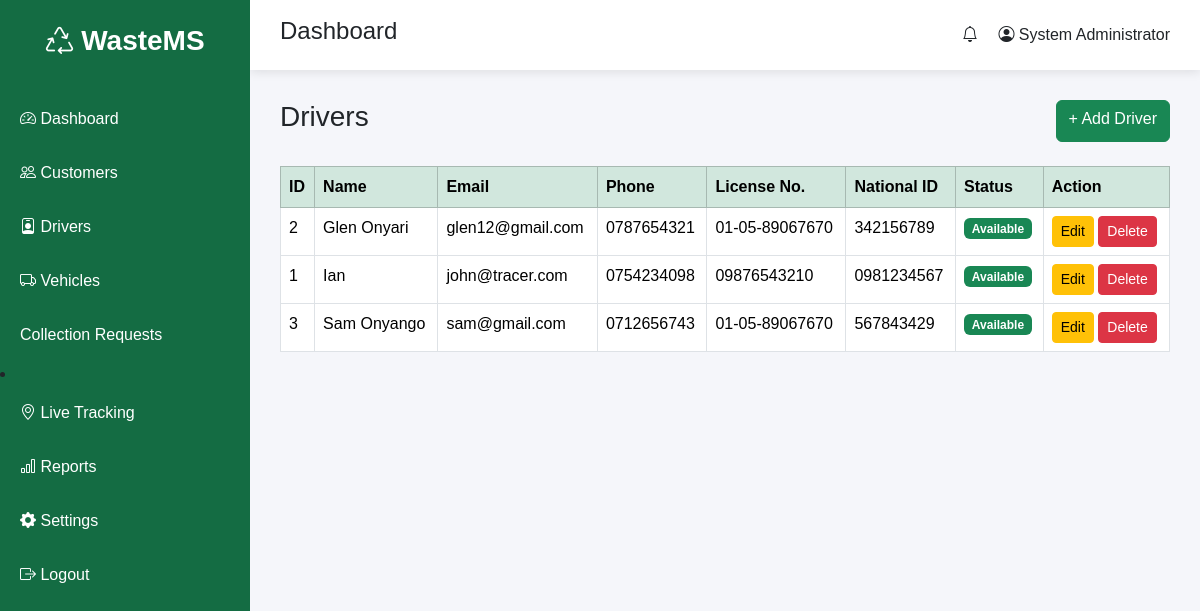
Screenshot of /admin/drivers.php (signed in) with the database file from the repository.
### tables this page shows
CREATE TABLE `drivers` (
  `driver_id` int(11) NOT NULL,
  `user_id` int(11) DEFAULT NULL,
  `license_number` varchar(100) DEFAULT NULL,
  `national_id` varchar(20) NOT NULL,
  `status` enum('Available','Busy','Off Duty') DEFAULT 'Available'
);

CREATE TABLE `users` (
  `user_id` int(11) NOT NULL,
  `full_name` varchar(100) NOT NULL,
  `email` varchar(100) NOT NULL,
  `phone` varchar(20) DEFAULT NULL,
  `password` varchar(255) NOT NULL,
  `role` enum('admin','driver','customer') NOT NULL,
  `status` enum('Active','Inactive') DEFAULT 'Active',
  `created_at` timestamp NOT NULL DEFAULT current_timestamp()
);

### admin/drivers.php (the view)
<?php
include "includes/header.php";
$result = mysqli_query($conn,"
SELECT drivers.driver_id,
       users.full_name,
       users.email,
       users.phone,
       drivers.license_number,
       drivers.national_id,
       drivers.status
FROM drivers
JOIN users ON drivers.user_id = users.user_id
ORDER BY users.full_name ASC
");
?>
<?php include "includes/sidebar.php"; ?>
<?php include "includes/topbar.php"; ?>
<div class="content">
<div class="d-flex justify-content-between mb-4">
<h3>Drivers</h3>
<a href="add_driver.php" class="btn btn-success">
    + Add Driver
</a>
</div>
<table class="table table-bordered table-hover">
<thead class="table-success">
<tr>
<th>ID</th>
<th>Name</th>
<th>Email</th>
<th>Phone</th>
<th>License No.</th>
<th>National ID</th>
<th>Status</th>
<th>Action</th>
</tr>
</thead>
<tbody>
<?php while($row=mysqli_fetch_assoc($result)){ ?>
<tr>
<td><?= $row['driver_id']; ?></td>
<td><?= htmlspecialchars($row['full_name']); ?></td>
<td><?= htmlspecialchars($row['email']); ?></td>
<td><?= htmlspecialchars($row['phone']); ?></td>
<td><?= htmlspecialchars($row['license_number']); ?></td>
<td><?= htmlspecialchars($row['national_id']); ?></td>
<td>
<span class="badge bg-success">
<?= htmlspecialchars($row['status']); ?>
</span>
</td>
<td>
<a href="edit_driver.php?id=<?= $row['driver_id']; ?>"
class="btn btn-warning btn-sm">
Edit
</a>
<a href="delete_driver.php?id=<?= $row['driver_id']; ?>"
class="btn btn-danger btn-sm"
onclick="return confirm('Delete this driver?')">
Delete
</a>
</td>
</tr>
<?php } ?>
</tbody>
</table>
</div>
<?php include "includes/footer.php"; ?>

### assets/css/admin.css (style rules this page uses)
body { margin:0; background:#f5f6fa; font-family:Arial; }
.content { margin-left:250px; padding:30px; }

### rows the page displays
drivers: driver_id "2", user.full_name "Glen Onyari", user.email "glen12@gmail.com", user.phone "0787654321", license_number "01-05-89067670", national "342156789", status "Available"
drivers: driver_id "1", user.full_name "Ian", user.email "john@tracer.com", user.phone "0754234098", license_number "09876543210", national "0981234567", status "Available"
drivers: driver_id "3", user.full_name "Sam Onyango", user.email "sam@gmail.com", user.phone "0712656743", license_number "01-05-89067670", national "567843429", status "Available"

### other values shown
$_SESSION['name'] "System Administrator"
